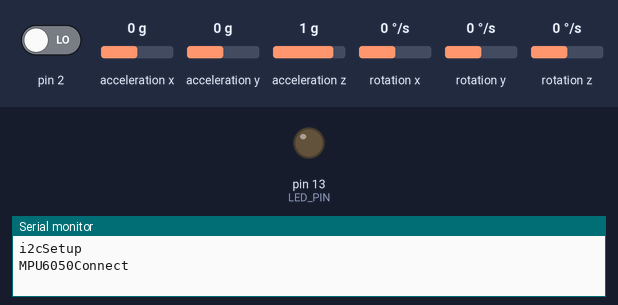
Recording of a sketch running on a simulated Arduino Uno, built with avr-gcc and run on an emulated ATmega328P. Shown: output pins drawn as LEDs (lit = HIGH), the last lines printed to the serial monitor. The test bench sets the inputs (shaded band); at power-on: pin 2 LOW, acceleration x 0 g, acceleration y 0 g, acceleration z 1 g, rotation z 0 °/s, rotation x 0 °/s, rotation y 0 °/s. The sensor or clock chip raises its interrupt line as the real part does.

Above: at 0.1 s.
At 2.7 s:
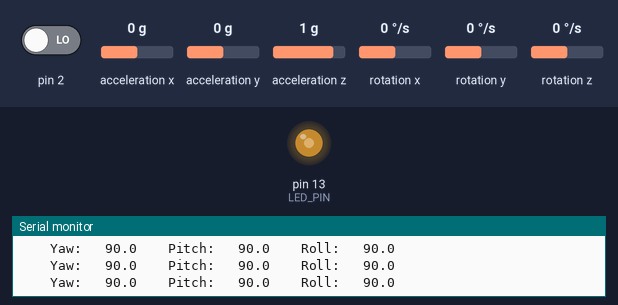
2.8 s: pin 2 driven HIGH
At 3.3 s:
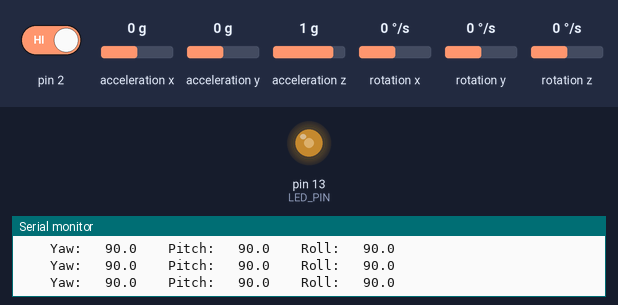
4.4 s: acceleration x set to 0.8 g
6.4 s: acceleration y set to -1.4 g
8.3 s: acceleration z set to -1.4 g
10.2 s: rotation z set to -192 °/s
Timing chart, 0 to 12.8 s (numbered marks = the images above; inputs shaded):
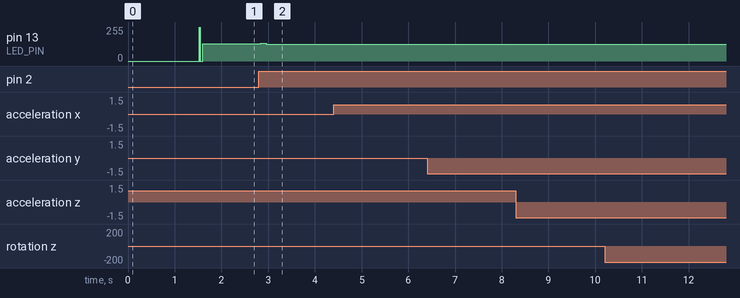

Measured:
- after the input at 2.8 s, pin 13 (LED_PIN): 128/255 → 134/255 at once, → 127/255 0.12 s later

The sketch:

MPU6050_Latest_code.ino
```cpp
#include "I2Cdev.h"
#include "MPU6050_6Axis_MotionApps20.h"
#include "Wire.h"
MPU6050 mpu;

#define DEBUG
#ifdef DEBUG
//#define DPRINT(args...)  Serial.print(args)             //OR use the following syntax:
#define DPRINTSTIMER(t)    for (static unsigned long SpamTimer; (unsigned long)(millis() - SpamTimer) >= (t); SpamTimer = millis())
#define  DPRINTSFN(StrSize,Name,...) {char S[StrSize];Serial.print("\t");Serial.print(Name);Serial.print(" "); Serial.print(dtostrf((float)__VA_ARGS__ ,S));}//StringSize,Name,Variable,Spaces,Percision
#define DPRINTLN(...)      Serial.println(__VA_ARGS__)
#else
#define DPRINTSTIMER(t)    if(false)
#define DPRINTSFN(...)     //blank line
#define DPRINTLN(...)      //blank line
#endif


#define LED_PIN 13 //

// supply your own gyro offsets here, scaled for min sensitivity use MPU6050_calibration.ino
// -4232  -706  1729  173 -94 37
//                       XA      YA      ZA      XG      YG      ZG
int MPUOffsets[6] = {  -3074,  -2036,   1236,    63,    -16,     78};


// ================================================================
// ===                      i2c SETUP Items                     ===
// ================================================================
void i2cSetup() {
  // join I2C bus (I2Cdev library doesn't do this automatically)
#if I2CDEV_IMPLEMENTATION == I2CDEV_ARDUINO_WIRE
  Wire.begin();
  TWBR = 24; // 400kHz I2C clock (200kHz if CPU is 8MHz)
#elif I2CDEV_IMPLEMENTATION == I2CDEV_BUILTIN_FASTWIRE
  Fastwire::setup(400, true);
#endif
}

// ================================================================
// ===               INTERRUPT DETECTION ROUTINE                ===
// ================================================================
volatile bool mpuInterrupt = false;     // indicates whether MPU interrupt pin has gone high
void dmpDataReady() {
  mpuInterrupt = true;
}

// ================================================================
// ===                      MPU DMP SETUP                       ===
// ================================================================
int FifoAlive = 0; // tests if the interrupt is triggering
int IsAlive = -20;     // counts interrupt start at -20 to get 20+ good values before assuming connected
// MPU control/status vars
uint8_t mpuIntStatus;   // holds actual interrupt status byte from MPU
uint8_t devStatus;      // return status after each device operation (0 = success, !0 = error)
uint16_t packetSize;    // expected DMP packet size (default is 42 bytes)
uint16_t fifoCount;     // count of all bytes currently in FIFO
uint8_t fifoBuffer[64]; // FIFO storage buffer

// orientation/motion vars
Quaternion q;           // [w, x, y, z]         quaternion container
VectorInt16 aa;         // [x, y, z]            accel sensor measurements
VectorInt16 aaReal;     // [x, y, z]            gravity-free accel sensor measurements
VectorInt16 aaWorld;    // [x, y, z]            world-frame accel sensor measurements
VectorFloat gravity;    // [x, y, z]            gravity vector
float euler[3];         // [psi, theta, phi]    Euler angle container
float ypr[3];           // [yaw, pitch, roll]   yaw/pitch/roll container and gravity vector
byte StartUP = 100; // lets get 100 readings from the MPU before we start trusting them (Bot is not trying to balance at this point it is just starting up.)

void MPU6050Connect() {
  static int MPUInitCntr = 0;
  // initialize device
  mpu.initialize(); // same
  // load and configure the DMP
  devStatus = mpu.dmpInitialize();// same

  if (devStatus != 0) {
    // ERROR!
    // 1 = initial memory load failed
    // 2 = DMP configuration updates failed
    // (if it's going to break, usually the code will be 1)

    char * StatStr[5] { "No Error", "initial memory load failed", "DMP configuration updates failed", "3", "4"};

    MPUInitCntr++;

    Serial.print(F("MPU connection Try #"));
    Serial.println(MPUInitCntr);
    Serial.print(F("DMP Initialization failed (code "));
    Serial.print(StatStr[devStatus]);
    Serial.println(F(")"));

    if (MPUInitCntr >= 10) return; //only try 10 times
    delay(1000);
    MPU6050Connect(); // Lets try again
    return;
  }
  mpu.setXAccelOffset(MPUOffsets[0]);
  mpu.setYAccelOffset(MPUOffsets[1]);
  mpu.setZAccelOffset(MPUOffsets[2]);
  mpu.setXGyroOffset(MPUOffsets[3]);
  mpu.setYGyroOffset(MPUOffsets[4]);
  mpu.setZGyroOffset(MPUOffsets[5]);

  Serial.println(F("Enabling DMP..."));
  mpu.setDMPEnabled(true);
  // enable Arduino interrupt detection
  Serial.println(F("Enabling interrupt detection (Arduino external interrupt pin 2 on the Uno)..."));
  Serial.print("mpu.getInterruptDrive=  "); Serial.println(mpu.getInterruptDrive());
  attachInterrupt(0, dmpDataReady, RISING); //pin 2 on the Uno
  mpuIntStatus = mpu.getIntStatus(); // Same
  // get expected DMP packet size for later comparison
  packetSize = mpu.dmpGetFIFOPacketSize();
  delay(1000); // Let it Stabalize
  mpu.resetFIFO(); // Clear fifo buffer
  mpu.getIntStatus();
  mpuInterrupt = false; // wait for next interrupt
}

// ================================================================
// ===                    MPU DMP Get Data                      ===
// ================================================================
void GetDMP() { // Best version I have made so far
  // Serial.println(F("FIFO interrupt at:"));
  // Serial.println(micros());
  static unsigned long LastGoodPacketTime;
  mpuInterrupt = false;
  FifoAlive = 1;
  fifoCount = mpu.getFIFOCount();
  if ((!fifoCount) || (fifoCount % packetSize)) { // we have failed Reset and wait till next time!
    digitalWrite(LED_PIN, LOW); // lets turn off the blinking light so we can see we are failing.
    mpu.resetFIFO();// clear the buffer and start over
  } else {
    while (fifoCount  >= packetSize) { // Get the packets until we have the latest!
      mpu.getFIFOBytes(fifoBuffer, packetSize); // lets do the magic and get the data
      fifoCount -= packetSize;
    }
    LastGoodPacketTime = millis();
    MPUMath(); // <<<<<<<<<<<<<<<<<<<<<<<<<<<< On success MPUMath() <<<<<<<<<<<<<<<<<<<
    digitalWrite(LED_PIN, !digitalRead(LED_PIN)); // Blink the Light
  }
}


// ================================================================
// ===                        MPU Math                          ===
// ================================================================
float Yaw, Pitch, Roll;
void MPUMath() {
  mpu.dmpGetQuaternion(&q, fifoBuffer);
  mpu.dmpGetGravity(&gravity, &q);
  mpu.dmpGetYawPitchRoll(ypr, &q, &gravity);
  Yaw = (ypr[0] * 180.0 / M_PI);
  Pitch = (ypr[1] *  180.0 / M_PI);
  Roll = (ypr[2] *  180.0 / M_PI);
  DPRINTSTIMER(100) {
    DPRINTSFN(15, "\tYaw:", Yaw + 90, 6, 1);
    DPRINTSFN(15, "\tPitch:", Pitch + 90, 6, 1);
    DPRINTSFN(15, "\tRoll:", Roll + 90, 6, 1);
    DPRINTLN();
  }
}
// ================================================================
// ===                         Setup                            ===
// ================================================================
void setup() {
  Serial.begin(115200); //115200
  while (!Serial);
  Serial.println("i2cSetup");
  i2cSetup();
  Serial.println("MPU6050Connect");
  MPU6050Connect();
  Serial.println("Setup complete");
  pinMode(LED_PIN, OUTPUT);
}
// ================================================================
// ===                          Loop                            ===
// ================================================================
void loop() {
  if (mpuInterrupt ) { // wait for MPU interrupt or extra packet(s) available
    GetDMP();
  }
}
```
